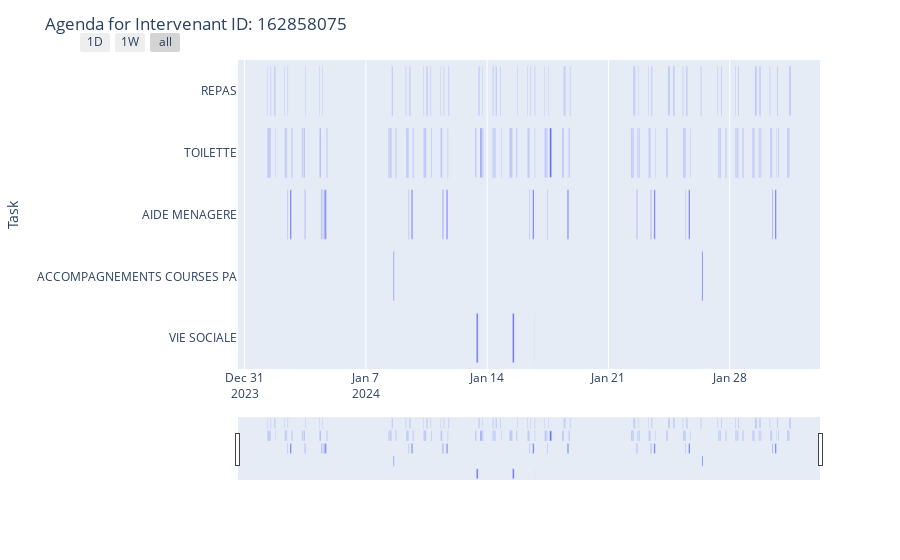

The code cell stored with this chart in its notebook:
### Code cell
for intervenant_id in jan24_df["ID Intervenant"].unique():
    plot_agenda_for_intervenant(intervenant_id, jan24_df, commute_data_df)

### Figure 1 — Plotly figure (JSON) as saved in the notebook; plotly's stock layout.template omitted (floating-point values rounded to 4 significant figures; data arrays with more than 128 entries replaced by an {"elided": "..."} marker saying what was removed)
{"data": [{"alignmentgroup": "True", "base": {"elided": "214 str values"}, "customdata": {"elided": "214x3 mixed values"}, "hovertemplate": "Start=%{base}<br>Finish=%{x}<br>Task=%{y}<br>ID Client=%{customdata[0]}<br>Wait Time=%{customdata[1]}<br>Commute Time=%{customdata[2]}<extra></extra>", "legendgroup": "", "marker": {"color": "#636efa", "pattern": {"shape": ""}}, "name": "", "offsetgroup": "", "orientation": "h", "showlegend": false, "textposition": "auto", "type": "bar", "x": {"elided": "214 int values"}, "xaxis": "x", "y": {"elided": "214 str values"}, "yaxis": "y"}], "layout": {"barmode": "overlay", "legend": {"tracegroupgap": 0}, "margin": {"t": 60}, "title": {"text": "Agenda for Intervenant ID: 162858075"}, "xaxis": {"anchor": "y", "domain": [0, 1], "rangeselector": {"buttons": [{"count": 1, "label": "1D", "step": "day", "stepmode": "backward"}, {"count": 7, "label": "1W", "step": "day", "stepmode": "backward"}, {"step": "all"}]}, "rangeslider": {"visible": true}, "type": "date"}, "yaxis": {"anchor": "x", "autorange": "reversed", "domain": [0, 1], "title": {"text": "Task"}}}}
